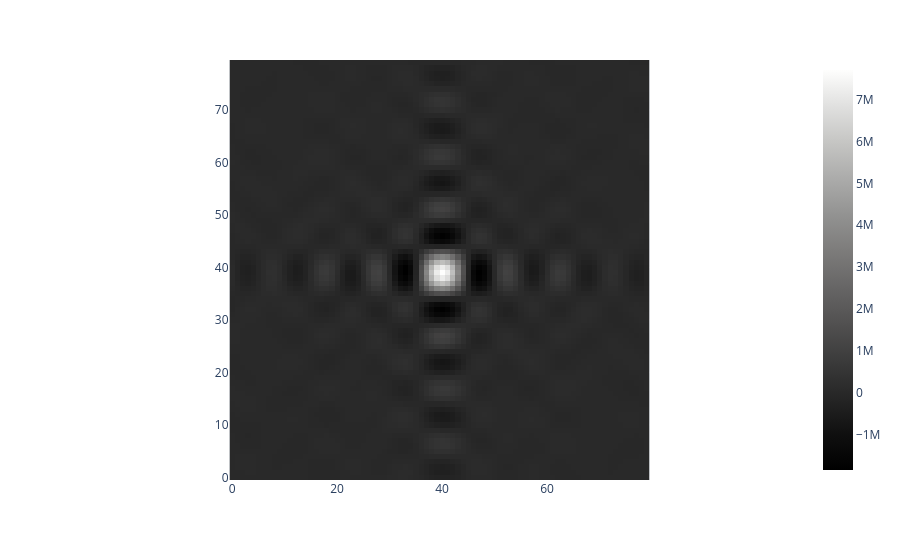

Source (notebook cell):
### Code cell
px.imshow(L.real, color_continuous_scale = 'gray', origin = 'lower')

### Figure 1 — Plotly figure (JSON) as saved in the notebook; plotly's stock layout.template omitted (floating-point values rounded to 4 significant figures; data arrays with more than 128 entries replaced by an {"elided": "..."} marker saying what was removed)
{"data": [{"coloraxis": "coloraxis", "hovertemplate": "x: %{x}<br>y: %{y}<br>color: %{z}<extra></extra>", "name": "0", "type": "heatmap", "xaxis": "x", "yaxis": "y", "z": {"elided": "80x80 float values"}}], "layout": {"coloraxis": {"autocolorscale": false, "colorscale": [[0, "rgb(0, 0, 0)"], [0.09091, "rgb(16, 16, 16)"], [0.1818, "rgb(38, 38, 38)"], [0.2727, "rgb(59, 59, 59)"], [0.3636, "rgb(81, 80, 80)"], [0.4545, "rgb(102, 101, 101)"], [0.5455, "rgb(124, 123, 122)"], [0.6364, "rgb(146, 146, 145)"], [0.7273, "rgb(171, 171, 170)"], [0.8182, "rgb(197, 197, 195)"], [0.9091, "rgb(224, 224, 223)"], [1, "rgb(254, 254, 253)"]]}, "margin": {"t": 60}, "xaxis": {"anchor": "y", "constrain": "domain", "domain": [0, 1], "scaleanchor": "y"}, "yaxis": {"anchor": "x", "autorange": true, "constrain": "domain", "domain": [0, 1]}}}
